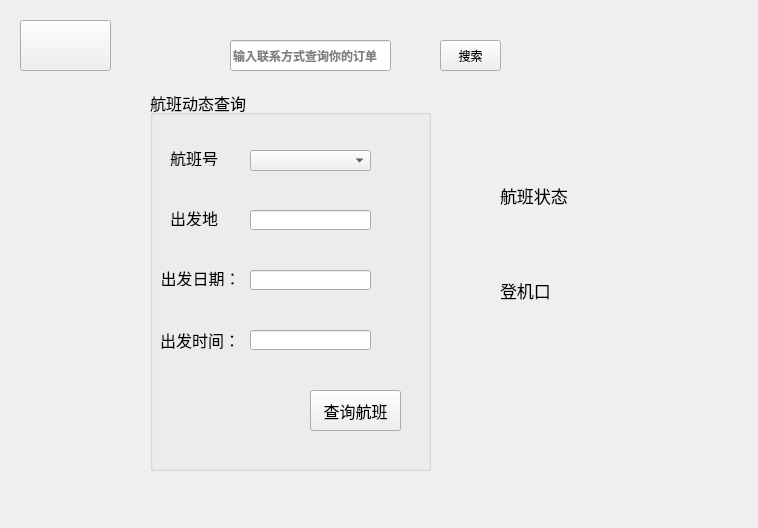
<?xml version="1.0" encoding="UTF-8"?>
<ui version="4.0">
 <class>flightsearch</class>
 <widget class="QWidget" name="flightsearch">
  <property name="geometry">
   <rect>
    <x>0</x>
    <y>0</y>
    <width>758</width>
    <height>528</height>
   </rect>
  </property>
  <property name="windowTitle">
   <string>我的航班</string>
  </property>
  <property name="windowIcon">
   <iconset resource="image.qrc">
    <normaloff>:/new/prefix2/image/planeicon.png</normaloff>:/new/prefix2/image/planeicon.png</iconset>
  </property>
  <widget class="QLabel" name="label">
   <property name="geometry">
    <rect>
     <x>-30</x>
     <y>0</y>
     <width>821</width>
     <height>531</height>
    </rect>
   </property>
   <property name="font">
    <font>
     <pointsize>10</pointsize>
    </font>
   </property>
   <property name="styleSheet">
    <string notr="true">image: url(:/new/prefix1/image/background.png);</string>
   </property>
   <property name="text">
    <string/>
   </property>
  </widget>
  <widget class="QGroupBox" name="groupBox">
   <property name="geometry">
    <rect>
     <x>150</x>
     <y>90</y>
     <width>281</width>
     <height>381</height>
    </rect>
   </property>
   <property name="font">
    <font>
     <pointsize>12</pointsize>
    </font>
   </property>
   <property name="title">
    <string>航班动态查询</string>
   </property>
   <widget class="QLabel" name="label_2">
    <property name="geometry">
     <rect>
      <x>20</x>
      <y>60</y>
      <width>54</width>
      <height>16</height>
     </rect>
    </property>
    <property name="text">
     <string>航班号：</string>
    </property>
   </widget>
   <widget class="QLabel" name="label_4">
    <property name="geometry">
     <rect>
      <x>20</x>
      <y>120</y>
      <width>54</width>
      <height>16</height>
     </rect>
    </property>
    <property name="text">
     <string>出发地：</string>
    </property>
   </widget>
   <widget class="QLabel" name="label_3">
    <property name="geometry">
     <rect>
      <x>0</x>
      <y>180</y>
      <width>101</width>
      <height>16</height>
     </rect>
    </property>
    <property name="text">
     <string>出发日期：</string>
    </property>
    <property name="alignment">
     <set>Qt::AlignmentFlag::AlignCenter</set>
    </property>
   </widget>
   <widget class="QPushButton" name="queryBtn">
    <property name="geometry">
     <rect>
      <x>160</x>
      <y>300</y>
      <width>91</width>
      <height>41</height>
     </rect>
    </property>
    <property name="text">
     <string>查询航班</string>
    </property>
   </widget>
   <widget class="QLabel" name="label_5">
    <property name="geometry">
     <rect>
      <x>10</x>
      <y>240</y>
      <width>111</width>
      <height>20</height>
     </rect>
    </property>
    <property name="text">
     <string>出发时间：</string>
    </property>
   </widget>
   <widget class="QComboBox" name="flightComboBox">
    <property name="geometry">
     <rect>
      <x>100</x>
      <y>60</y>
      <width>121</width>
      <height>21</height>
     </rect>
    </property>
   </widget>
   <widget class="QLineEdit" name="depart_city_edit">
    <property name="geometry">
     <rect>
      <x>100</x>
      <y>120</y>
      <width>121</width>
      <height>20</height>
     </rect>
    </property>
   </widget>
   <widget class="QLineEdit" name="dateEdit">
    <property name="geometry">
     <rect>
      <x>100</x>
      <y>180</y>
      <width>121</width>
      <height>20</height>
     </rect>
    </property>
   </widget>
   <widget class="QLineEdit" name="timeEdit">
    <property name="geometry">
     <rect>
      <x>100</x>
      <y>240</y>
      <width>121</width>
      <height>20</height>
     </rect>
    </property>
   </widget>
  </widget>
  <widget class="QPushButton" name="back">
   <property name="geometry">
    <rect>
     <x>20</x>
     <y>20</y>
     <width>91</width>
     <height>51</height>
    </rect>
   </property>
   <property name="styleSheet">
    <string notr="true">image: url(:/new/prefix1/image/array_left.png);</string>
   </property>
   <property name="text">
    <string/>
   </property>
  </widget>
  <widget class="QLabel" name="statusLabel">
   <property name="geometry">
    <rect>
     <x>500</x>
     <y>170</y>
     <width>161</width>
     <height>51</height>
    </rect>
   </property>
   <property name="font">
    <font>
     <pointsize>13</pointsize>
    </font>
   </property>
   <property name="text">
    <string>航班状态</string>
   </property>
  </widget>
  <widget class="QLabel" name="gateLabel">
   <property name="geometry">
    <rect>
     <x>500</x>
     <y>260</y>
     <width>161</width>
     <height>61</height>
    </rect>
   </property>
   <property name="font">
    <font>
     <pointsize>13</pointsize>
    </font>
   </property>
   <property name="text">
    <string>登机口</string>
   </property>
  </widget>
  <widget class="QLineEdit" name="phoneEdit">
   <property name="geometry">
    <rect>
     <x>230</x>
     <y>40</y>
     <width>161</width>
     <height>31</height>
    </rect>
   </property>
   <property name="font">
    <font>
     <bold>true</bold>
    </font>
   </property>
   <property name="placeholderText">
    <string>输入联系方式查询你的订单</string>
   </property>
  </widget>
  <widget class="QPushButton" name="pushButton">
   <property name="geometry">
    <rect>
     <x>440</x>
     <y>40</y>
     <width>61</width>
     <height>31</height>
    </rect>
   </property>
   <property name="text">
    <string>搜索</string>
   </property>
  </widget>
 </widget>
 <resources>
  <include location="image.qrc"/>
 </resources>
 <connections/>
</ui>
